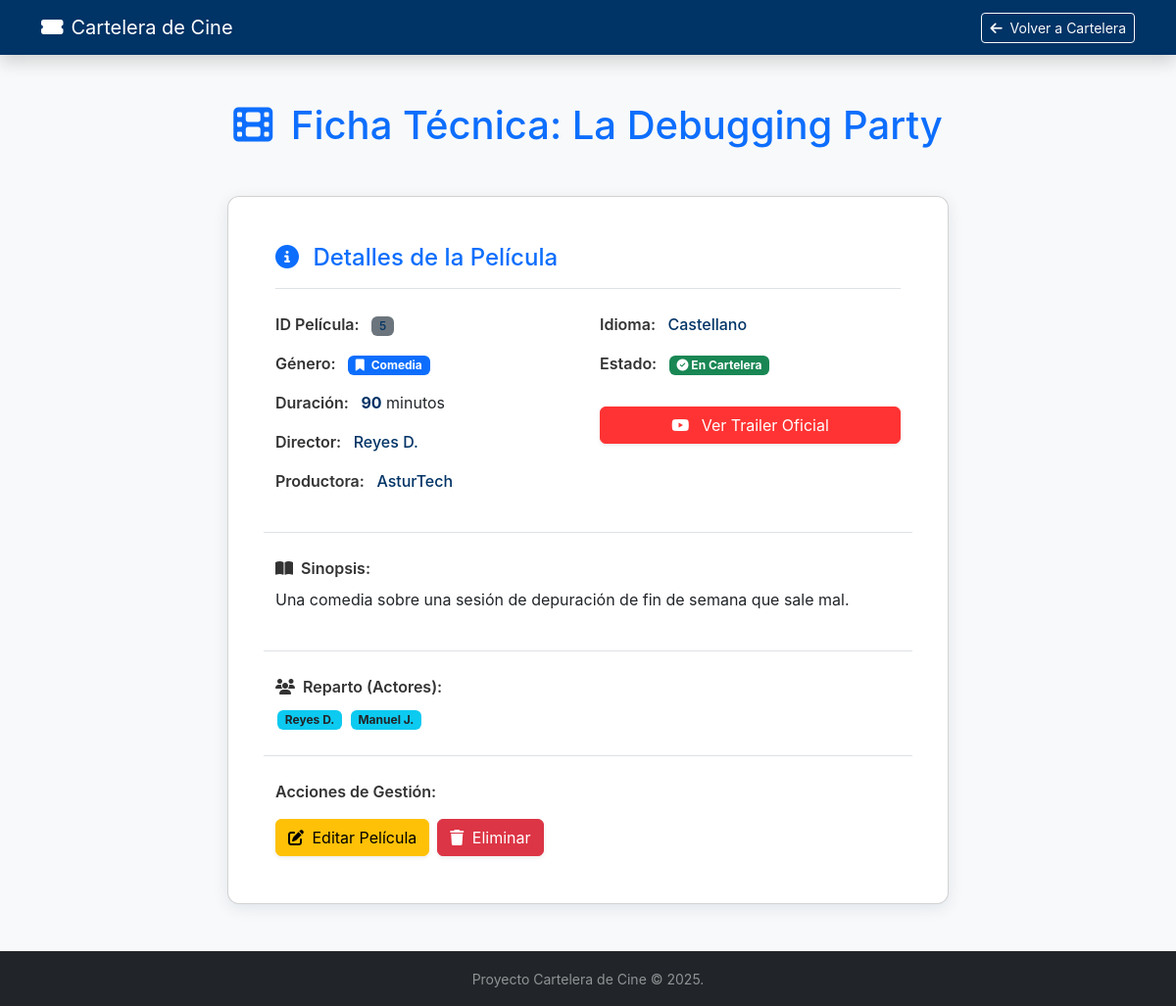
The app's page /peliculas/5 with its own data.
### app/models/pelicula.py (models this page shows, shortened)
class PeliculaORM(Base):
    __tablename__ = "peliculas"
    id: Mapped[int] = mapped_column(primary_key=True, autoincrement=True)
    titulo: Mapped[str] = mapped_column(String(255), nullable=False)
    genero_id: Mapped[int] = mapped_column(ForeignKey("generos.id"), nullable=False)
    duracion: Mapped[int] = mapped_column(Integer, nullable=False) # int, no float
    disponible: Mapped[bool] = mapped_column(Boolean, default=True, nullable=False)
    director: Mapped[str | None] = mapped_column(String(100), nullable=True)
    descripcion: Mapped[str | None] = mapped_column(String(1000), nullable=True)
    trailer: Mapped[str | None] = mapped_column(String(255), nullable=True)
    productora: Mapped[str | None] = mapped_column(String(100), nullable=True)
    idioma: Mapped[str | None] = mapped_column(String(50), nullable=True)
    vose: Mapped[bool | None] = mapped_column(Boolean, nullable=True)
    actores: Mapped[list[str] | None] = mapped_column(JSON, nullable=True)
    genero: Mapped["GeneroORM"] = relationship(back_populates="peliculas")

### app/models/genero.py (models this page shows, shortened)
class GeneroORM(Base):
    __tablename__ = "generos"
    id: Mapped[int] = mapped_column(primary_key=True, autoincrement=True)
    nombre: Mapped[str] = mapped_column(String(100), nullable=False, unique=True)
    descripcion: Mapped[str | None] = mapped_column(String(500), nullable=True)
    peliculas: Mapped[List["PeliculaORM"]] = relationship(
        back_populates="genero",
        cascade="all, delete-orphan" # Opcional: si borro un género, borra sus películas
    )

### app/routers/pelicula_router.py (the view)
@router.get("/{pelicula_id}", tags=["Web UI"])
def view_pelicula_detalle(pelicula_id: int, request: Request, db: Session = Depends(get_db)):
    pelicula = pelicula_service.get_pelicula_detalle(db, pelicula_id)
    if not pelicula:
        raise HTTPException(status_code=404, detail="Película no encontrada")
    return templates.TemplateResponse(
        "pelicula_detalle.html",
        {"request": request, "pelicula": pelicula}
    )

### templates/pelicula_detalle.html (shortened to what this page needs)
<!DOCTYPE html>
<html lang="es">
<head>
    <link href="https://cdn.jsdelivr.net/npm/bootstrap@5.3.3/dist/css/bootstrap.min.css" rel="stylesheet"
        xintegrity="sha384-QWTKZyjpPEjISv5WaRU9OFeRpok6YctnYmDr5pNlyT2bRjXh0JMhjY6hW+ALEwIH">
    <link rel="stylesheet" href="https://cdnjs.cloudflare.com/ajax/libs/font-awesome/6.5.2/css/all.min.css"
        xintegrity="sha512-SnH5WK+bZxgPHs44uWIX+LLMDJzL3gUq73K2qI90U8v8lC6W9lJvGvE8j+N5i3F3aH8O/2p1x9h6O2A1g==" />
</head>
<body>
    <nav class="navbar navbar-expand-lg navbar-dark shadow sticky-top">
        <div class="container">
            <a class="navbar-brand d-flex align-items-center" href="/"><i class="fas fa-ticket-alt me-2"></i> Cartelera de Cine</a>
            <div class="ms-auto"><a class="btn btn-outline-light btn-sm" href="/"><i class="fas fa-arrow-left me-1"></i> Volver a Cartelera</a></div>
        </div>
    </nav>
    <main class="container my-5">
        <h1 class="text-center mb-5 text-primary-accent">
            <i class="fas fa-film me-2"></i> Ficha Técnica: {{ pelicula.titulo }}
        </h1>
        <div class="row justify-content-center">
            <div class="col-lg-10 col-xl-8">
                <div class="card p-4 p-md-5">
                    <h4 class="border-bottom pb-3 mb-4 text-primary-accent"><i class="fas fa-info-circle me-2"></i> Detalles de la Película</h4>
                    <div class="row g-4">
                        <div class="col-md-6">
                            <p class="mb-3">
                                <span class="detail-label">ID Película:</span>
                                <span class="badge bg-secondary data-value">{{ pelicula.id }}</span>
                            </p>
                            <p class="mb-3">
                                <span class="detail-label">Género:</span>
                                <span class="badge bg-primary">
                                    <i class="fas fa-bookmark me-1"></i> {{ pelicula.genero.nombre if pelicula.genero else 'Sin Género' }}
                                </span>
                            </p>
                            <p class="mb-3">
                                <span class="detail-label">Duración:</span>
                                <span class="data-value fw-bold">{{ pelicula.duracion }}</span> minutos
                            </p>
                            <p class="mb-3">
                                <span class="detail-label">Director:</span>
                                <span class="data-value">{{ pelicula.director if pelicula.director else 'Desconocido' }}</span>
                            </p>
                            <p class="mb-3">
                                <span class="detail-label">Productora:</span>
                                <span class="data-value">{{ pelicula.productora if pelicula.productora else 'N/A' }}</span>
                            </p>
                        </div>
                        <div class="col-md-6">
                            <p class="mb-3">
                                <span class="detail-label">Idioma:</span>
                                <span class="data-value">{{ pelicula.idioma if pelicula.idioma else 'N/A' }}</span>
                            </p>
                            <p class="mb-3">
                                <span class="detail-label">Estado:</span>
                                {% if pelicula.disponible %}
                                    <span class="badge bg-success"><i class="fas fa-check-circle"></i> En Cartelera</span>
                                {% else %}
                                    <span class="badge bg-danger"><i class="fas fa-times-circle"></i> Retirada</span>
                                {% endif %}
                            </p>
                            {% if pelicula.trailer %}
                            <a href="{{ pelicula.trailer }}" target="_blank" class="btn btn-danger trailer-btn mt-3 shadow-sm w-100">
                                <i class="fab fa-youtube me-2"></i> Ver Trailer Oficial
                            </a>
                            {% endif %}
                        </div>
                        <div class="col-12 border-top pt-4">
                            <p class="detail-label mb-2"><i class="fas fa-book-open me-1"></i> Sinopsis:</p>
                            <p>{{ pelicula.descripcion if pelicula.descripcion else 'Descripción no proporcionada.' }}</p>
                        </div>
                        <div class="col-12 border-top pt-4">
                            <p class="detail-label mb-2"><i class="fas fa-users me-1"></i> Reparto (Actores):</p>
                            {% if pelicula.actores and pelicula.actores|length > 0 %}
                                {% for actor in pelicula.actores %}
                                    <span class="badge bg-info text-dark actor-badge">{{ actor }}</span>
                                {% endfor %}
                            {% else %}
                                <p class="text-muted small">No hay información de reparto disponible.</p>
                            {% endif %}
                        </div>
                        <div class="col-12 border-top pt-4 mt-4">
                            <p class="detail-label mb-3">Acciones de Gestión:</p>
                            <div class="d-flex gap-2">
                                <a href="/peliculas/editar/{{ pelicula.id }}" class="btn btn-warning shadow-sm">
                                    <i class="fas fa-edit me-1"></i> Editar Película
                                </a>
                                <button type="button" class="btn btn-danger shadow-sm" data-bs-toggle="modal" data-bs-target="#confirmDeleteModal">
                                    <i class="fas fa-trash me-1"></i> Eliminar
                                </button>
                            </div>
                        </div>
                    </div>
                </div>
            </div>
        </div>
    </main>
    <footer class="bg-dark text-white-50 py-3 mt-5">
        <div class="container text-center"><small>Proyecto Cartelera de Cine &copy; 2025.</small></div>
    </footer>
</body>
</html>

### templates/pelicula_detalle.html (style rules this page uses)
body { background-color: #f8f9fa; font-family: 'Inter', sans-serif; }
.navbar { background-color: #003366 !important; }
.card { border-radius: 12px; box-shadow: 0 4px 15px rgba(0, 51, 102, 0.1); }
.text-primary-accent { color: #0d6efd !important; }
.detail-label { font-weight: 600; color: #333; margin-right: 0.5rem; }
.data-value { color: #003366; font-weight: 500; }
.trailer-btn { background-color: #ff3333; border-color: #ff3333; }
.actor-badge { margin: 2px; }

### records on screen
PeliculaORM: titulo "La Debugging Party", id "5", duracion "90", director "Reyes D.", productora "AsturTech", idioma "Castellano", descripcion "Una comedia sobre una sesión de depuración de fin de semana que sale mal."
GeneroORM: genero "Comedia"

### other values on screen
{{ actor }} "Reyes D." "Manuel J."
